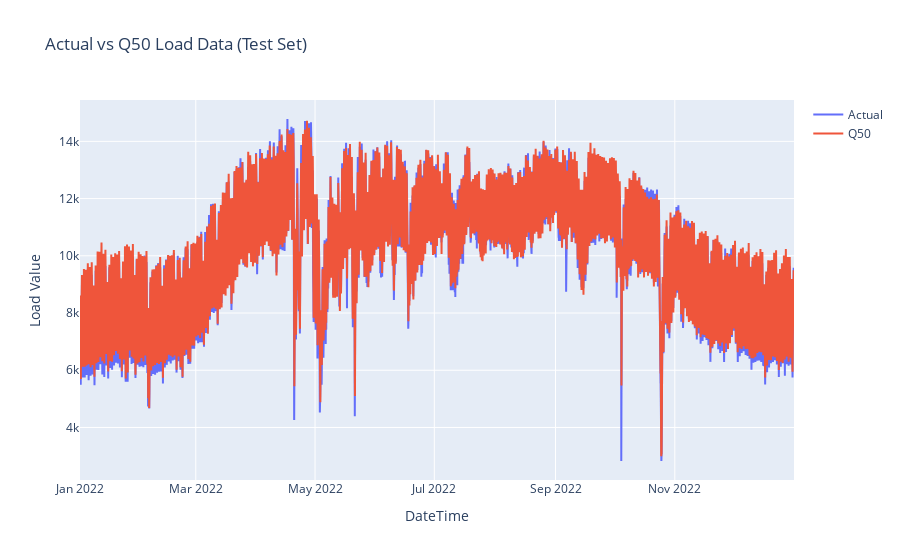

Notebook code cell kept with this figure:
### Code cell
import plotly.graph_objs as go

def plot_actual_vs_q50(df):
    fig = go.Figure()

    fig.add_trace(go.Scatter(x=df.index, y=df['Actual'], mode='lines', name='Actual'))
    fig.add_trace(go.Scatter(x=df.index, y=df['Q50'], mode='lines', name='Q50'))

    fig.update_layout(title='Actual vs Q50 Load Data (Test Set)', xaxis_title='DateTime', yaxis_title='Load Value')

    fig.show()


# Plot the actual vs Q50 values
plot_actual_vs_q50(dfY_nbeats1)

### Figure 1 — Plotly figure (JSON) as saved in the notebook; plotly's stock layout.template omitted (floating-point values rounded to 4 significant figures; data arrays with more than 128 entries replaced by an {"elided": "..."} marker saying what was removed)
{"data": [{"mode": "lines", "name": "Actual", "type": "scatter", "x": {"elided": "8765 str values"}, "y": {"elided": "8765 int values"}}, {"mode": "lines", "name": "Q50", "type": "scatter", "x": {"elided": "8765 str values"}, "y": {"elided": "8765 float values"}}], "layout": {"title": {"text": "Actual vs Q50 Load Data (Test Set)"}, "xaxis": {"title": {"text": "DateTime"}}, "yaxis": {"title": {"text": "Load Value"}}}}
